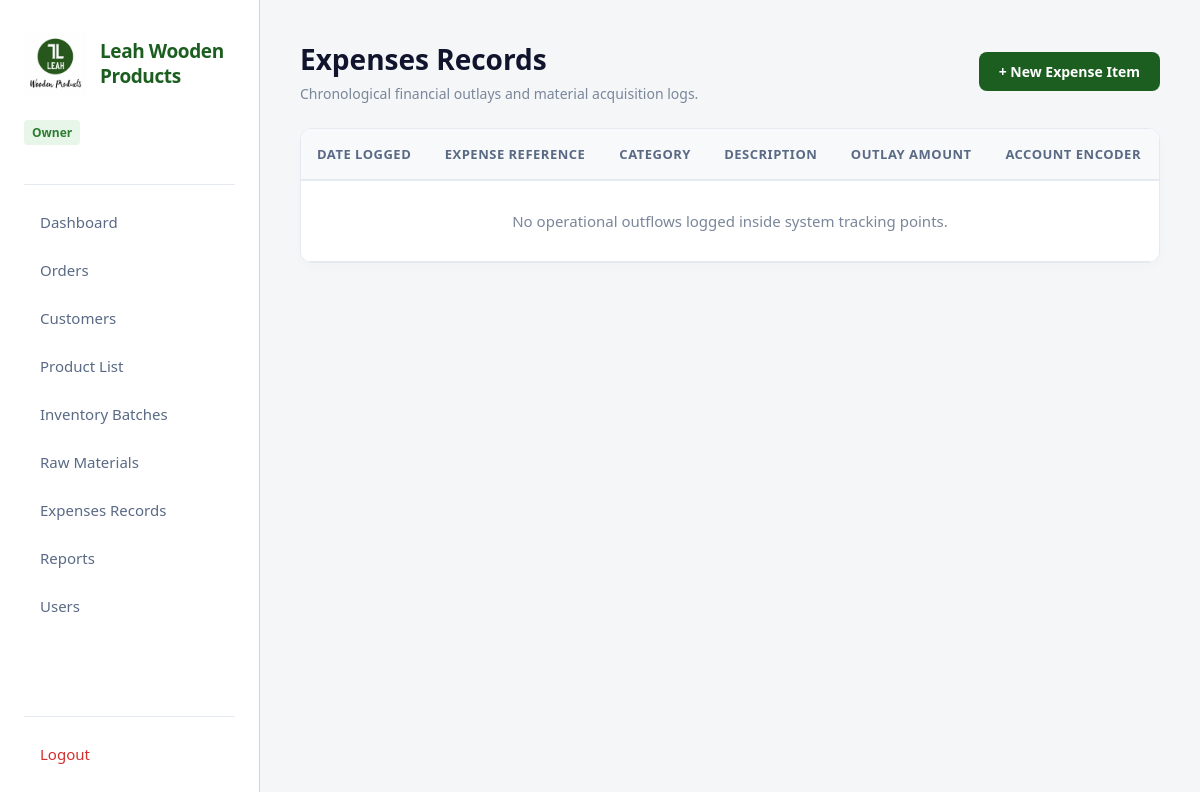
The app's page /expenses.php (signed in), older data.
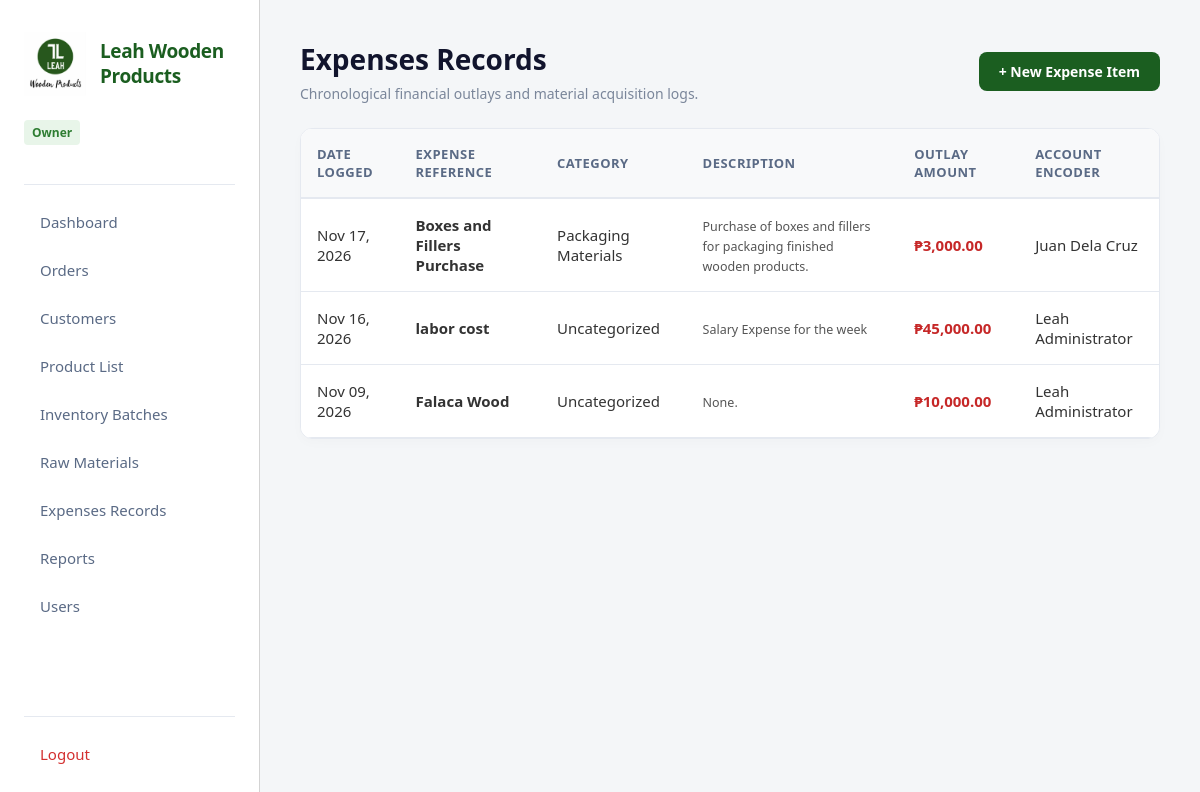
The same page, newer data.
### tables this page shows
CREATE TABLE `expenses` (
  `expense_id` int(11) NOT NULL,
  `expense_name` varchar(150) NOT NULL,
  `category` varchar(100) NOT NULL DEFAULT 'Uncategorized',
  `description` text DEFAULT NULL,
  `amount` decimal(12,2) NOT NULL,
  `expense_date` date NOT NULL,
  `recorded_by` int(11) DEFAULT NULL,
  `created_at` datetime DEFAULT current_timestamp(),
  `updated_at` datetime DEFAULT current_timestamp() ON UPDATE current_timestamp(),
  `is_test` tinyint(1) NOT NULL DEFAULT 0
);

CREATE TABLE `users` (
  `user_id` int(11) NOT NULL,
  `role_id` int(11) NOT NULL,
  `full_name` varchar(150) NOT NULL,
  `username` varchar(100) NOT NULL,
  `password` varchar(255) NOT NULL,
  `email` varchar(150) DEFAULT NULL,
  `status` enum('Active','Inactive') DEFAULT 'Active',
  `created_at` datetime DEFAULT current_timestamp(),
  `updated_at` datetime DEFAULT current_timestamp() ON UPDATE current_timestamp()
);

### app/controllers/ExpenseController.php (called while the page is built, shortened)
<?php
require_once __DIR__.'/../models/ExpenseModel.php';
class ExpenseController{
    private $expenseModel;
    public function __construct(){
        $this->expenseModel = new ExpenseModel();
    }
    public function index(){
        $expenses = $this->expenseModel->getAllExpenses();
        include 'app/views/expenses/index.php';
    }
}

### app/models/ExpenseModel.php (called while the page is built, shortened)
<?php
require_once __DIR__.'/../../config/database.php';
class ExpenseModel{
    private $pdo;
    public function __construct(){
        global $pdo;
        $this->pdo=$pdo;
    }
    public function getAllExpenses(){
        return $this->pdo->query("
            SELECT e.expense_id, e.expense_name, e.category, e.amount,
                   e.description, e.expense_date, u.full_name
            FROM expenses e
            LEFT JOIN users u ON e.recorded_by = u.user_id
            ORDER BY e.expense_date DESC
        ")->fetchAll(PDO::FETCH_ASSOC);
    }
}

### app/views/expenses/index.php (the view)
<?php include 'app/views/layouts/header.php'; ?>
<div class="container">
<?php include 'app/views/layouts/sidebar.php'; ?>
<div class="content">
    <div style="display:flex; justify-content:space-between; align-items:center; margin-bottom: 25px;">
        <div>
            <h1>Expenses Records</h1>
            <p style="color:#7A869A; font-size:14px; margin:0;">Chronological financial outlays and material acquisition logs.</p>
        </div>
        <a href="expenses.php?action=create" class="btn">+ New Expense Item</a>
    </div>
    <div class="card" style="padding:0; overflow:hidden; border-radius:12px;">
        <table>
            <tr>
                <th>Date Logged</th>
                <th>Expense Reference</th>
                <th>Category</th>
                <th>Description</th>
                <th>Outlay Amount</th>
                <th>Account Encoder</th>
            </tr>
            <?php if (empty($expenses)) { ?>
                <tr><td colspan="6" style="text-align:center; color:#7A869A; padding:30px;">No operational outflows logged inside system tracking points.</td></tr>
            <?php } else {
                foreach($expenses as $e){ ?>
                <tr>
                    <td><?= date('M d, Y', strtotime($e['expense_date'])); ?></td>
                    <td><b><?= htmlspecialchars($e['expense_name']); ?></b></td>
                    <td><?= htmlspecialchars($e['category']); ?></td>
                    <td><small style="color:#555;"><?= htmlspecialchars($e['description'] ?: 'None.'); ?></small></td>
                    <td style="color:#C62828; font-weight:700;">₱<?= number_format($e['amount'], 2); ?></td>
                    <td><?= htmlspecialchars($e['full_name']); ?></td>
                </tr>
            <?php } } ?>
        </table>
    </div>
</div>
</div>
<?php include 'app/views/layouts/footer.php'; ?>

Row changes from the older to the newer data that the page shows:
added expenses: expense_date "Nov 17, 2026", expense_name "Boxes and Fillers Purchase", category "Packaging Materials", description "Purchase of boxes and fillers for packaging finished wooden products.", amount "3,000.00", recorded_by.full_name "Juan Dela Cruz"
added expenses: expense_date "Nov 16, 2026", expense_name "labor cost", category "Uncategorized", description "Salary Expense for the week", amount "45,000.00", recorded_by.full_name "Leah Administrator"
added expenses: expense_date "Nov 09, 2026", expense_name "Falaca Wood", category "Uncategorized", description "None.", amount "10,000.00", recorded_by.full_name "Leah Administrator"
Text that changed along with them:
text no longer shown: "No operational outflows logged inside system tracking points."
